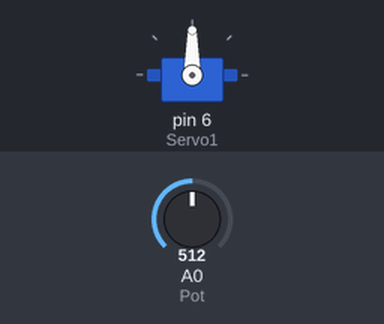
A sketch run on a simulated Arduino Uno, built with avr-gcc and run on an emulated ATmega328P. On the bench: servo. The test bench sets the inputs (shaded band); at power-on: A0 (Pot) = 512.

Above: at 1.2 s.
1.3 s: A0 (Pot) set to 716
At 2.5 s:
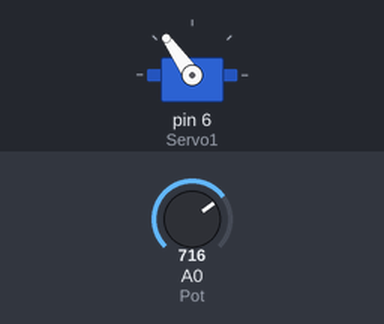
2.8 s: A0 (Pot) set to 900
At 3.5 s:
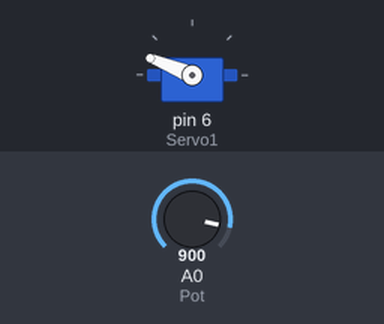
4.3 s: A0 (Pot) set to 1023
At 5.5 s:
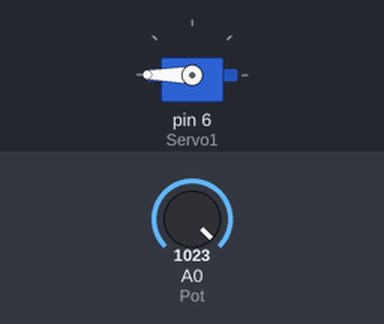
5.8 s: A0 (Pot) set to 306
At 6.8 s:
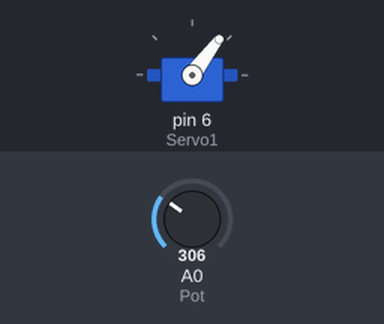
7.3 s: A0 (Pot) set to 122
At 7.8 s:
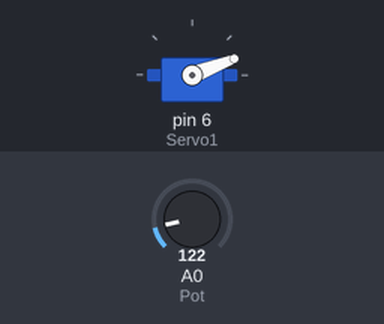
Timing chart, 0 to 9.8 s (numbered marks = the images above; inputs shaded):
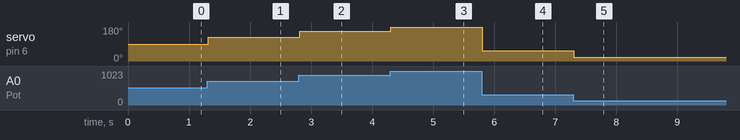

Measured:
- after the input at 1.3 s, servo on pin 6 (Servo1): 90° → 125° at once
- after the input at 2.8 s, servo on pin 6 (Servo1): 125° → 158° at once
- after the input at 4.3 s, servo on pin 6 (Servo1): 158° → 180° at once
- after the input at 5.8 s, servo on pin 6 (Servo1): 180° → 53° at once
- after the input at 7.3 s, servo on pin 6 (Servo1): 53° → 21° at once

The sketch:

P7-Servo.ino
```cpp
// Croquis P7-Servo.ino

//----- LIBRAIRIE ADDITIONNELLE -----
#include <Servo.h>  // Librairie pour l'utilisation de servomoteurs

//----- CONSTANTES -----
Servo Servo1;  // création de l'objet Servo1 (notre SERVOMOTEUR)
#define Pot 0  // POTENTIOMETRE sur la ligne analogique 0 (A0)
#define Led 5  // LED sur la ligne E/S 5

//----- VARIABLES -----
int valPot; // Variable du POTENTIOMETRE
int angle; // valPot converti en angle (entre 0° et 180°)

//----- PROCEDURE D'INITIALISATION -----
void setup() {
  Servo1.attach(6);  // Servo1 rattaché à la broche 6
}

//----- BOUCLE PRINCIPALE -----
void loop(){
  valPot = analogRead(Pot); // Lecture du POTENTIOMETRE
  angle = map(valPot, 0, 1023, 0, 180); // conversion
  Servo1.write(angle); // Activation du SERVOMOTEUR
  delay(20); // Temps nécessaire au mouvement du palonnier
}
```
